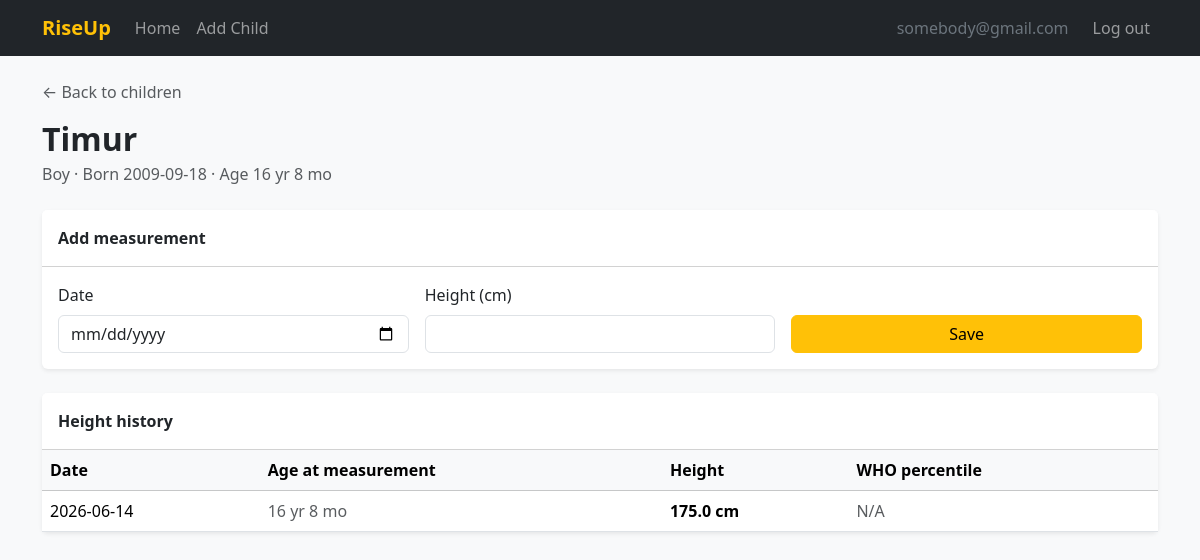
/child/7 (signed in), run on the app's committed database.
### tables this page shows
CREATE TABLE "Users" (
	"id"	INTEGER,
	"email"	TEXT NOT NULL UNIQUE,
	"password_hash"	TEXT NOT NULL,
	PRIMARY KEY("id" AUTOINCREMENT)
);

CREATE TABLE "Children" (
	"id"	INTEGER UNIQUE,
	"user_id"	INTEGER,
	"name"	TEXT NOT NULL,
	"birthday"	TEXT NOT NULL,
	"gender"	TEXT NOT NULL,
	"height"	REAL NOT NULL,
	PRIMARY KEY("id" AUTOINCREMENT),
	FOREIGN KEY("user_id") REFERENCES "Users"("id")
);

CREATE TABLE "Records" (
	"record_id"	INTEGER,
	"child_id"	INTEGER NOT NULL,
	"height"	REAL NOT NULL,
	"date"	TEXT NOT NULL,
	PRIMARY KEY("record_id" AUTOINCREMENT),
	FOREIGN KEY("child_id") REFERENCES "Children"("id")
);

### app.py (the view)
@app.route('/child/<int:child_id>')
@login_required
def child_history(child_id):
    child_row = query_db(
        'SELECT * FROM Children WHERE id=? AND user_id=?',
        (child_id, current_user.id), one=True
    )
    if child_row is None:
        return "Not found", 404
    child = dict(child_row)
    child['age_display'] = format_age(child['birthday'])
    birth_date = datetime.strptime(child['birthday'], '%Y-%m-%d').date()
    record_rows = query_db('SELECT * FROM Records WHERE child_id=? ORDER BY date DESC', (child_id,))
    records = []
    for rec in record_rows:
        try:
            rec_date = datetime.strptime(rec['date'], '%Y-%m-%d').date()
        except ValueError:
            rec_date = datetime.strptime(rec['date'], '%m-%d-%Y').date()
        days = (rec_date - birth_date).days
        records.append({
            'date': rec_date.strftime('%Y-%m-%d'),
            'height': rec['height'],
            'age': format_age_between(birth_date, rec_date),
            'percentile': compute_percentile(rec['height'], days // 7, days // 30, child['gender']) or 'N/A',
        })
    return render_template('child.html', child=child, records=records)

### app.py (called while the page is built, shortened)
def get_db():
    db = getattr(g, '_database', None)
    if db is None:
        db = g._database = sqlite3.connect('db/riseup.db')
        db.row_factory = sqlite3.Row
    return db

@app.teardown_appcontext
def close_connection(exception):
    db = getattr(g, '_database', None)
    if db is not None:
        db.close()

def query_db(query, args=(), one=False):
    cur = get_db().execute(query, args)
    rv = cur.fetchall()
    cur.close()
    return (rv[0] if rv else None) if one else rv

@login_manager.user_loader
def load_user(user_id):
    row = query_db('SELECT * FROM Users WHERE id=?', (user_id,), one=True)
    if row is None:
        return None
    return User(row['id'], row['email'])

def get_df(weeks, months, gender):
    if weeks <= 13:
        return df_b013 if gender == 'male' else df_g013
    elif months <= 24:
        return df_b02 if gender == 'male' else df_g02
    elif months <= 60:
        return df_b25 if gender == 'male' else df_g25
    elif months <= 228:
        return df_b520 if gender == 'male' else df_g520
    return None

def compute_percentile(height, weeks, months, gender):
    df = get_df(weeks, months, gender)
    if df is None:
        return None
    if 'Week' in df.columns:
        row = df[df['Week'] == weeks]
    elif 'Month' in df.columns:
        row = df[df['Month'] == months]
    else:
        return None

def format_age_between(birth_date, ref_date):
    total_months = (ref_date.year - birth_date.year) * 12 + (ref_date.month - birth_date.month)
    if ref_date.day < birth_date.day:
        total_months -= 1
    total_months = max(0, total_months)
    years, months = divmod(total_months, 12)
    if years == 0:
        return f"{months} mo"
    elif months == 0:
        return f"{years} yr"
    return f"{years} yr {months} mo"

def format_age(birthday_str):
    birth_date = datetime.strptime(birthday_str, '%Y-%m-%d').date()
    return format_age_between(birth_date, date.today())

### templates/child.html (shortened to what this page needs)
{% extends 'base.html' %}
{% block content %}
<div class="mb-3">
    <a href="/home" class="text-decoration-none text-muted">&larr; Back to children</a>
</div>
<div class="mb-4">
    <h2 class="fw-bold mb-1">{{ child.name }}</h2>
    <p class="text-muted mb-0">
        {{ 'Boy' if child.gender == 'male' else 'Girl' }}
        &middot; Born {{ child.birthday }}
        &middot; Age {{ child.age_display }}
    </p>
</div>
<div class="card border-0 shadow-sm mb-4">
    <div class="card-header bg-white fw-semibold py-3">Add measurement</div>
    <div class="card-body">
        <form method="post" action="/child/{{ child.id }}/add" class="row g-3 align-items-end">
            <div class="col-sm-4">
                <label class="form-label">Date</label>
                <input type="date" class="form-control" name="date" required>
            </div>
            <div class="col-sm-4">
                <label class="form-label">Height (cm)</label>
                <input type="number" step="0.1" min="30" max="250" class="form-control" name="height" required>
            </div>
            <div class="col-sm-4">
                <button type="submit" class="btn btn-warning w-100">Save</button>
            </div>
        </form>
    </div>
</div>
<div class="card border-0 shadow-sm">
    <div class="card-header bg-white fw-semibold py-3">Height history</div>
    {% if records %}
    <div class="table-responsive">
        <table class="table table-hover align-middle mb-0">
            <thead class="table-light">
                <tr>
                    <th>Date</th>
                    <th>Age at measurement</th>
                    <th>Height</th>
                    <th>WHO percentile</th>
                </tr>
            </thead>
            <tbody>
                {% for rec in records %}
                <tr>
                    <td>{{ rec.date }}</td>
                    <td class="text-muted">{{ rec.age }}</td>
                    <td><strong>{{ rec.height }} cm</strong></td>
                    <td>
                        {% if rec.percentile != 'N/A' %}
                        <span class="badge bg-secondary">{{ rec.percentile }}</span>
                        {% else %}
                        <span class="text-muted">N/A</span>
                        {% endif %}
                    </td>
                </tr>
                {% endfor %}
            </tbody>
        </table>
    </div>
    {% else %}
    <div class="card-body text-muted">No measurements recorded yet.</div>
    {% endif %}
</div>
{% endblock %}

### templates/base.html (shortened to what this page needs)
<!doctype html>
<html lang="en">
<head>
    <link href="https://cdn.jsdelivr.net/npm/bootstrap@5.3.8/dist/css/bootstrap.min.css" rel="stylesheet">
    <link rel="stylesheet" type="text/css" href="{{ url_for('static', filename='styles/styles.css') }}">
</head>
<body class="bg-light">
<nav class="navbar navbar-expand-lg bg-dark" data-bs-theme="dark">
    <div class="container">
        <a class="navbar-brand fw-bold text-warning" href="/">RiseUp</a>
        <div class="collapse navbar-collapse" id="navbarNav">
            {% if current_user.is_authenticated %}
            <ul class="navbar-nav me-auto">
                <li class="nav-item">
                    <a class="nav-link {% block nav_home %}{% endblock %}" href="/home">Home</a>
                </li>
                <li class="nav-item">
                    <a class="nav-link {% block nav_form %}{% endblock %}" href="/form">Add Child</a>
                </li>
            </ul>
            <ul class="navbar-nav ms-auto align-items-center">
                <li class="nav-item">
                    <span class="navbar-text text-secondary me-3">{{ current_user.email }}</span>
                </li>
                <li class="nav-item">
                    <a class="nav-link" href="/logout">Log out</a>
                </li>
            </ul>
            {% endif %}
        </div>
    </div>
</nav>
<main class="container py-4">
    {% block content %}{% endblock %}
</main>
</body>
</html>

### data on the page
Users: email "somebody@gmail.com"
Children: name "Timur", gender "Boy", birthday "2009-09-18"
Records: date "2026-06-14", age "16 yr 8 mo", height "175.0"

### other printed values
{{ child.age_display }} "16 yr 8 mo"
